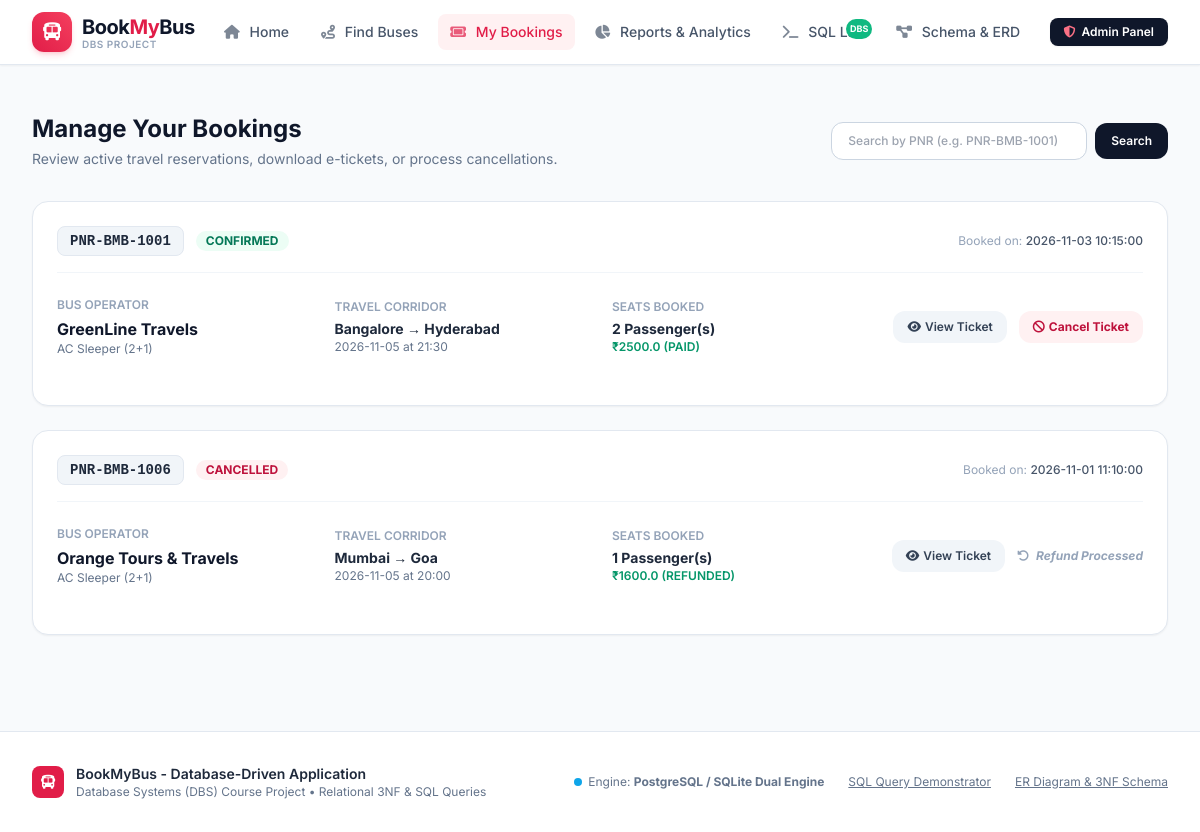
/my-bookings, run on the app's committed database.
### tables this page shows
CREATE TABLE bookings (
                booking_id INTEGER PRIMARY KEY AUTOINCREMENT,
                pnr_number TEXT NOT NULL UNIQUE,
                user_id INTEGER NOT NULL REFERENCES users(user_id) ON DELETE RESTRICT,
                trip_id INTEGER NOT NULL REFERENCES trips(trip_id) ON DELETE RESTRICT,
                booking_timestamp TIMESTAMP NOT NULL DEFAULT CURRENT_TIMESTAMP,
                total_seats INTEGER NOT NULL CHECK (total_seats > 0),
                total_amount REAL NOT NULL CHECK (total_amount >= 0),
                payment_status TEXT NOT NULL DEFAULT 'PAID' CHECK (payment_status IN ('PAID', 'REFUNDED')),
                booking_status TEXT NOT NULL DEFAULT 'CONFIRMED' CHECK (booking_status IN ('CONFIRMED', 'CANCELLED'))
            );

CREATE TABLE buses (
                bus_id INTEGER PRIMARY KEY AUTOINCREMENT,
                bus_number TEXT NOT NULL UNIQUE,
                operator_name TEXT NOT NULL,
                bus_type TEXT NOT NULL CHECK (bus_type IN ('AC Sleeper (2+1)', 'AC Seater (2+2)', 'Volvo Multi-Axle', 'Non-AC Seater (2+2)')),
                total_seats INTEGER NOT NULL CHECK (total_seats > 0 AND total_seats <= 60),
                amenities TEXT DEFAULT 'WiFi, Charging Port, Water Bottle, Blanket',
                rating REAL DEFAULT 4.5 CHECK (rating >= 1.0 AND rating <= 5.0)
            );

CREATE TABLE routes (
                route_id INTEGER PRIMARY KEY AUTOINCREMENT,
                source_city TEXT NOT NULL,
                destination_city TEXT NOT NULL,
                distance_km REAL NOT NULL CHECK (distance_km > 0),
                estimated_duration_hours REAL NOT NULL CHECK (estimated_duration_hours > 0),
                CONSTRAINT uq_route_pair UNIQUE (source_city, destination_city),
                CONSTRAINT chk_diff_city CHECK (source_city <> destination_city)
            );

CREATE TABLE trips (
                trip_id INTEGER PRIMARY KEY AUTOINCREMENT,
                bus_id INTEGER NOT NULL REFERENCES buses(bus_id) ON DELETE CASCADE,
                route_id INTEGER NOT NULL REFERENCES routes(route_id) ON DELETE CASCADE,
                trip_date TEXT NOT NULL,
                departure_time TEXT NOT NULL,
                arrival_time TEXT NOT NULL,
                fare REAL NOT NULL CHECK (fare > 0),
                status TEXT NOT NULL DEFAULT 'SCHEDULED' CHECK (status IN ('SCHEDULED', 'COMPLETED', 'CANCELLED'))
            );

### app.py (the view)
@app.route("/my-bookings")
def my_bookings():
    search_pnr = request.args.get("pnr", "").strip()
    if search_pnr:
        single_booking = db.get_booking_by_pnr(search_pnr)
        bookings = [single_booking] if single_booking else []
    else:
        bookings = db.query_db("""
            SELECT * FROM vw_booking_summary
            WHERE customer_email = 'rohit.sharma@example.com'
            ORDER BY booking_timestamp DESC;
        """) or []
    return render_template("my_bookings.html", bookings=bookings, search_pnr=search_pnr)

### app.py (called while the page is built)
@app.context_processor
def inject_global_data():
    return {
        "current_year": datetime.now().year,
        "is_postgres": db.IS_POSTGRES,
        "today_date": date.today().isoformat(),
        "tomorrow_date": (date.today() + timedelta(days=1)).isoformat()
    }

### db.py (called while the page is built, shortened)
def get_connection():
    global IS_POSTGRES
    conn = sqlite3.connect(SQLITE_PATH, check_same_thread=False)
    conn.row_factory = sqlite3.Row
    conn.execute("PRAGMA foreign_keys = ON;")
    return conn, "sqlite"

### templates/my_bookings.html (shortened to what this page needs)
{% extends "base.html" %}
{% block content %}
<div class="max-w-7xl mx-auto px-4 sm:px-6 lg:px-8 py-8">
    <div class="flex flex-col md:flex-row md:items-center justify-between gap-4 mb-8">
        <div>
            <h1 class="text-2xl font-bold text-slate-900">Manage Your Bookings</h1>
            <p class="text-sm text-slate-500 mt-1">Review active travel reservations, download e-tickets, or process cancellations.</p>
        </div>
        <form action="{{ url_for('my_bookings') }}" method="GET" class="flex items-center space-x-2">
            <input type="text" name="pnr" value="{{ search_pnr }}" placeholder="Search by PNR (e.g. PNR-BMB-1001)" class="bg-white border border-slate-300 rounded-xl px-4 py-2.5 text-xs font-medium focus:ring-2 focus:ring-brand-500 focus:outline-none w-64">
            <button type="submit" class="bg-slate-900 text-white text-xs font-semibold px-4 py-2.5 rounded-xl hover:bg-slate-800 transition">
                Search
            </button>
        </form>
    </div>
    {% if bookings %}
        <div class="space-y-6">
            {% for b in bookings %}
            <div class="bg-white rounded-2xl border border-slate-200 p-6 shadow-sm hover:shadow-md transition">
                <div class="flex flex-col md:flex-row md:items-center justify-between gap-4 pb-4 border-b border-slate-100">
                    <div class="flex items-center space-x-3">
                        <span class="px-3 py-1 rounded-lg font-mono text-sm font-bold bg-slate-100 text-slate-800 border border-slate-200">
                            {{ b.pnr_number }}
                        </span>
                        <span class="px-2.5 py-0.5 rounded-full text-xs font-bold {% if b.booking_status == 'CONFIRMED' %}bg-emerald-50 text-emerald-700{% else %}bg-rose-50 text-rose-700{% endif %}">
                            {{ b.booking_status }}
                        </span>
                    </div>
                    <div class="text-xs text-slate-400">
                        Booked on: <span class="text-slate-600 font-medium">{{ b.booking_timestamp }}</span>
                    </div>
                </div>
                <div class="grid grid-cols-1 md:grid-cols-4 gap-6 py-6 items-center">
                    <div>
                        <p class="text-xs text-slate-400 uppercase font-semibold">Bus Operator</p>
                        <h4 class="text-base font-bold text-slate-900 mt-1">{{ b.operator_name }}</h4>
                        <p class="text-xs text-slate-500">{{ b.bus_type }}</p>
                    </div>
                    <div>
                        <p class="text-xs text-slate-400 uppercase font-semibold">Travel Corridor</p>
                        <p class="text-sm font-bold text-slate-800 mt-1">{{ b.source_city }} &rarr; {{ b.destination_city }}</p>
                        <p class="text-xs text-slate-500">{{ b.trip_date }} at {{ b.departure_time }}</p>
                    </div>
                    <div>
                        <p class="text-xs text-slate-400 uppercase font-semibold">Seats Booked</p>
                        <p class="text-sm font-bold text-slate-800 mt-1">{{ b.total_seats }} Passenger(s)</p>
                        <p class="text-xs text-emerald-600 font-semibold">&#8377;{{ b.total_amount }} ({{ b.payment_status }})</p>
                    </div>
                    <div class="flex items-center justify-end space-x-3">
                        <a href="{{ url_for('confirmation', pnr=b.pnr_number) }}" class="px-3.5 py-2 rounded-xl bg-slate-100 hover:bg-slate-200 text-slate-700 text-xs font-semibold transition inline-flex items-center space-x-1">
                            <i class="fa-solid fa-eye"></i>
                            <span>View Ticket</span>
                        </a>
                        {% if b.booking_status == 'CONFIRMED' %}
                            <form action="{{ url_for('cancel_ticket') }}" method="POST" onsubmit="return confirm('Are you sure you want to cancel booking {{ b.pnr_number }}? This will release the allocated seats immediately and trigger a full refund.')">
                                <button type="submit" class="px-3.5 py-2 rounded-xl bg-rose-50 hover:bg-rose-100 text-rose-700 text-xs font-bold transition inline-flex items-center space-x-1">
                                    <i class="fa-solid fa-ban"></i>
                                    <span>Cancel Ticket</span>
                                </button>
                            </form>
                        {% else %}
                            <span class="text-xs font-bold text-slate-400 italic">
                                <i class="fa-solid fa-rotate-left mr-1"></i> Refund Processed
                            </span>
                        {% endif %}
                    </div>
                </div>
            </div>
            {% endfor %}
        </div>
    {% endif %}
</div>
{% endblock %}

### templates/base.html (style rules this page uses)
body { font-family: 'Inter', sans-serif; }

### data on the page
bookings: pnr_number "PNR-BMB-1001", booking_status "CONFIRMED", booking_timestamp "2026-11-03 10:15:00", operator_name "GreenLine Travels", bus_type "AC Sleeper (2+1)", source_city "Bangalore", destination_city "Hyderabad", trip_date "2026-11-05", departure_time "21:30", total_seats "2", total_amount "2500.0", payment_status "PAID"
bookings: pnr_number "PNR-BMB-1006", booking_status "CANCELLED", booking_timestamp "2026-11-01 11:10:00", operator_name "Orange Tours & Travels", bus_type "AC Sleeper (2+1)", source_city "Mumbai", destination_city "Goa", trip_date "2026-11-05", departure_time "20:00", total_seats "1", total_amount "1600.0", payment_status "REFUNDED", shows "Refund Processed"
